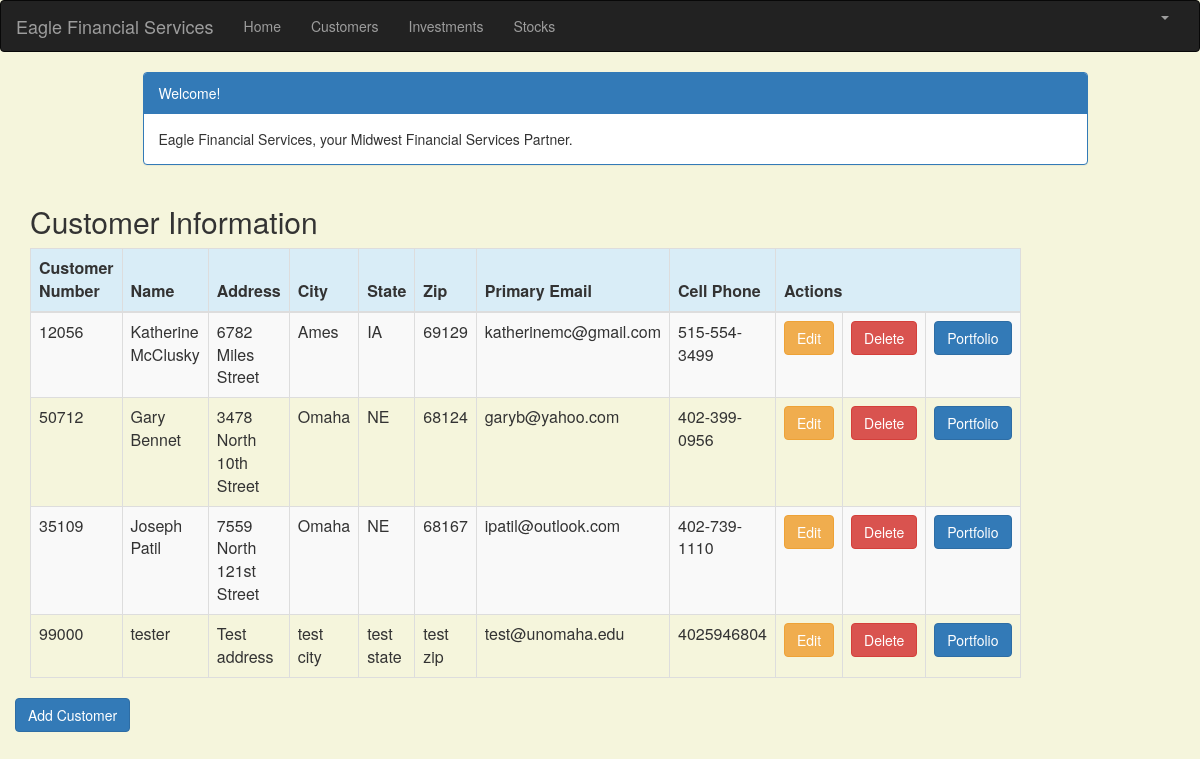
The page /customer/ (signed in) on the database its author committed.
### portfolio/models.py (models this page shows, shortened)
class Customer(models.Model):
    name = models.CharField(max_length=50)
    address = models.CharField(max_length=200)
    cust_number = models.IntegerField(blank=False, null=False)
    city = models.CharField(max_length=50)
    state = models.CharField(max_length=50)
    zipcode = models.CharField(max_length=10)
    email = models.EmailField(max_length=200)
    cell_phone = models.CharField(max_length=50)
    created_date = models.DateTimeField(
        default=timezone.now)
    updated_date = models.DateTimeField(auto_now_add=True)

### portfolio/views.py (the view)
# urls.py: url(r'^customer/$', views.customer_list, name='customer_list'),
@login_required
def customer_list(request):
   customer = Customer.objects.filter(created_date__lte=timezone.now())
   return render(request, 'portfolio/customer_list.html',
                 {'customers': customer})

### portfolio/templates/portfolio/customer_list.html (shortened to what this page needs)
{% extends 'portfolio/base.html' %}
{% block content %}
    <html>
    <head>
        <link rel="stylesheet" href="https://maxcdn.bootstrapcdn.com/bootstrap/3.3.4/css/bootstrap.min.css">
    </head>
    <body>
    <div class="container">
        <div class="row">
            <div class="col-md-10 col-md-offset-1">
                <div class="panel panel-primary">
                    <div class="panel-heading">Welcome!</div>
                    <div class="panel-body">
                        Eagle Financial Services, your Midwest Financial Services Partner.
                    </div>
                </div>
            </div>
        </div>
    </div>
    <div class="row">
        <h2 style="padding-left: 15Px">Customer Information</h2>
    </div>
    <div>
        <table class="table table-striped table-bordered table-hover">
            <thead>
            <tr class="bg-info">
                <th>Customer Number</th>
                <th>Name</th>
                <th>Address</th>
                <th>City</th>
                <th>State</th>
                <th>Zip</th>
                <th>Primary Email</th>
                <th>Cell Phone</th>
                <th colspan="3">Actions</th>
            </tr>
            </thead>
            <tbody>
            {% for customer in customers %}
                <tr>
                    <td>{{ customer.cust_number }}</td>
                    <td>{{ customer.name }}</td>
                    <td>{{ customer.address }}</td>
                    <td>{{ customer.city }}</td>
                    <td>{{ customer.state }}</td>
                    <td>{{ customer.zipcode }}</td>
                    <td>{{ customer.email }}</td>
                    <td>{{ customer.cell_phone }}</td>
                    <td><a href="{% url 'portfolio:customer_edit' pk=customer.pk %}" class="btn btn-warning">Edit</a>
                    <td><a href="{% url 'portfolio:customer_delete' pk=customer.pk %}"
                           onclick="return confirm('Are you sure you want to delete?')"
                           class="btn btn-danger">Delete</a>
                    </td>
                    <td><a href="{% url 'portfolio:portfolio' pk=customer.pk %}"
                           class="btn btn-primary">Portfolio</a>
                    </td>
                </tr>
            {% endfor %}
            </tbody>
        </table>
        <div class="row">
            <a href="{% url 'portfolio:customer_new' %}" class="row"><span
                    class="btn btn-primary">Add Customer</span></a>
        </div>
    </div>
    </body>
    </html>
{% endblock %}

### portfolio/templates/portfolio/customer_list.html (style rules this page uses)
body { background-color: beige; }

### rows shown on the page
Customer: cust_number "12056", name "Katherine McClusky", address "6782 Miles Street", city "Ames", state "IA", zipcode "69129", email "katherinemc@gmail.com", cell_phone "515-554-3499"
Customer: cust_number "50712", name "Gary Bennet", address "3478 North 10th Street", city "Omaha", state "NE", zipcode "68124", email "garyb@yahoo.com", cell_phone "402-399-0956"
Customer: cust_number "35109", name "Joseph Patil", address "7559 North 121st Street", city "Omaha", state "NE", zipcode "68167", email "ipatil@outlook.com", cell_phone "402-739-1110"
Customer: cust_number "99000", name "tester", address "Test address", city "test city", state "test state", zipcode "test zip", email "test@unomaha.edu", cell_phone "4025946804"
